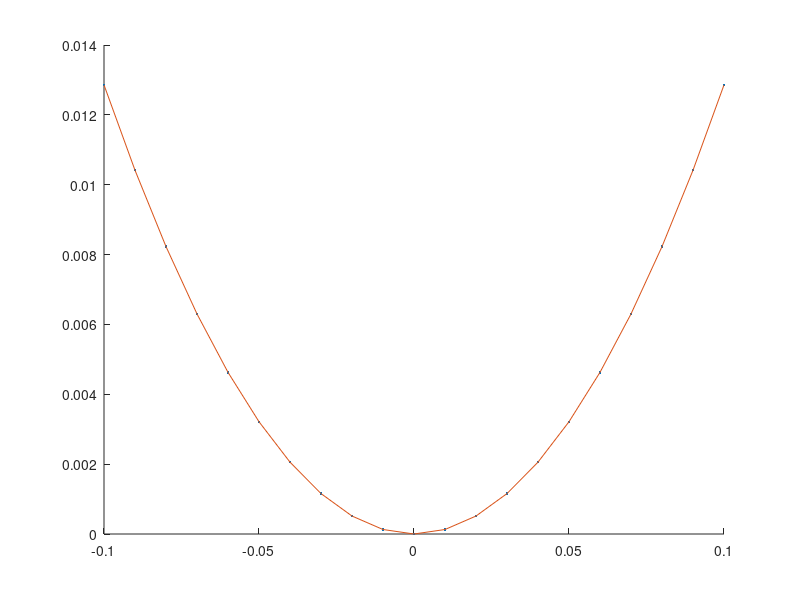

MATLAB code to generate this figure:
% Computaioon of curve of umbilic points emerging from origin at parameters p 

p = [-1/28    0    -1   0   0     0    -2     0     -1];

% Inline function defining a3(x) -- output of mng9_a13_sym.m

a3x = @(x)((63*x^2*(1 - x^2)^(1/2) - 2*x^8 + 2*x^10 - 49*(1 - x^2)^(1/2))/(4*x^14*(1 - x^2)^(1/2) - 4*x^16*(1 - x^2)^(1/2) - 28*x^8 + 28*x^10 + 49*(1 - x^2)^(1/2)))

% vector of values for x

xv = 0.01*[-10:10];

% Vector for a3 values

a3v = zeros(1,21);

% Compute values for a3

for k = 1:21
    a3v(k) = a3x(xv(k));
end

% Plot curve a3 vs x

figure(4)
clf 
hold on
plot(xv,a3v+1,'.')

% Compute quadratic approximation to a3(v)

cf = polyfit(xv,a3v,2)
xf = polyval(cf,xv);

% Plot appoximation

plot(xv,xf+1)

% Table of values and differences

[a3v;xf;a3v-xf;-1-a3v]'
